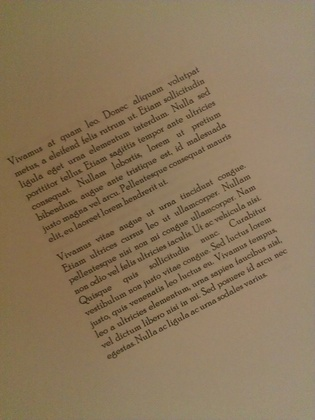
%> input picture priklady/2014/scan.jpg, 315 x 420 px, shrunk from 1024 x 1365 before the run
$ octave main.m   (GNU Octave 9; MATLAB toolbox functions it lacks are replaced by stand-ins)
%> lines starting %> are read from the running program, lines starting %| are printed output that depends on the picture; in (x1, y1, x2, y2) boxes, pixels count from 0 and x2, y2 are one past the last pixel; in counts of white or black regions, pixels touching at a corner belong together; the program's own positions count from 1
### priklady/2014/myboundary.m
function R = myboundary(I)

%eroded = erosion(I, kruh(2,4))

%R = I - eroded
R = I - imerode(I, kruh(2,4))

end

### priklady/2014/kruh.m
function K = kruh(R,N)
[X,Y]=meshgrid(-(N-1)/2:(N-1)/2, -(N-1)/2:(N-1)/2);
K = double(X.^2+Y.^2 < R.^2)

### priklady/2014/main.m
I = imread('scan.jpg');
%> I is the input picture: size 420x315x3 uint8; mean R, G, B 138.9, 119.3, 92.4
I = rgb2gray(I);
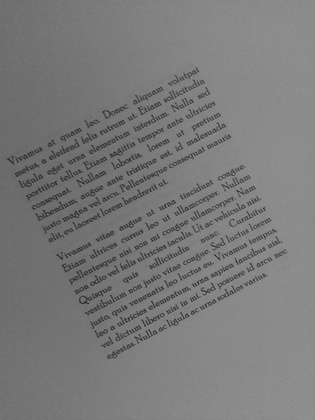
%> I: size 420x315 uint8; min 34, max 150, mean 122.1
I = I < 80;
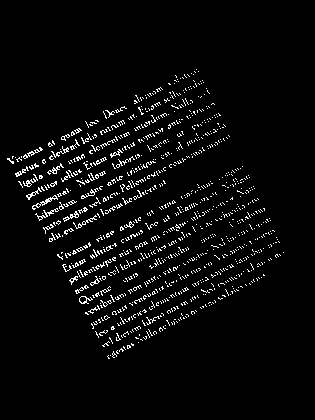
%> I: size 420x315 logical; 4.1% white in thin lines or dots, all inside (x1, y1, x2, y2) = (7, 69, 284, 359)
%imshow(I);

I = imerode(I, ones(2,2));
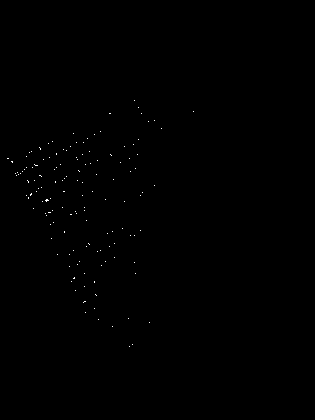
%> I: size 420x315 logical; 0.14% white in thin lines or dots, all inside (x1, y1, x2, y2) = (7, 100, 194, 347)
I = imdilate(I, kruh(15,30));
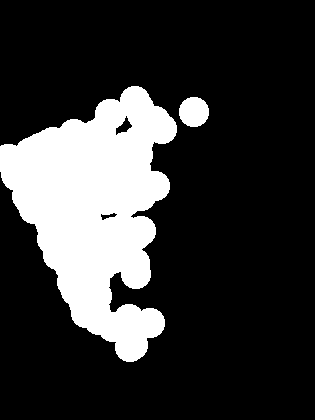
%> I: size 420x315 logical; 21.1% white; 2 white regions, box (x1, y1, x2, y2) and area: (0, 86, 177, 362) 27182, (179, 97, 209, 127) 716
I = imclose(I, kruh(25,50));
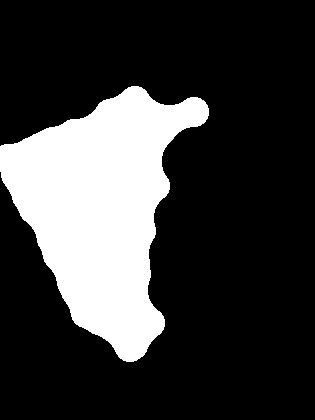
%> I: size 420x315 logical; 22.9% white; 1 white region, box (x1, y1, x2, y2) and area: (0, 86, 209, 362) 30288

%imshow(I);

b = myboundary(I);
%> in myboundary, `R = I - imerode(I, kruh(2,4))`:
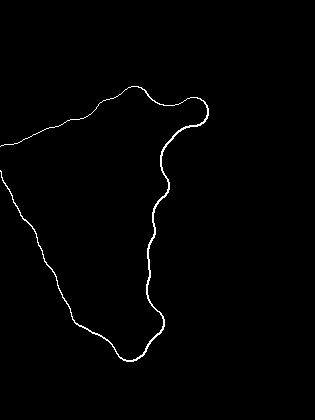
%> R: size 420x315 double; values 0 (black) and 1 (white), 0.93% white in thin lines or dots, all inside (x1, y1, x2, y2) = (0, 86, 209, 362)

imshow(b);

%> (the run ends here)
